Frame 1 (no input): blank canvas, image omitted
Frame 60 (no input): blank canvas, image omitted
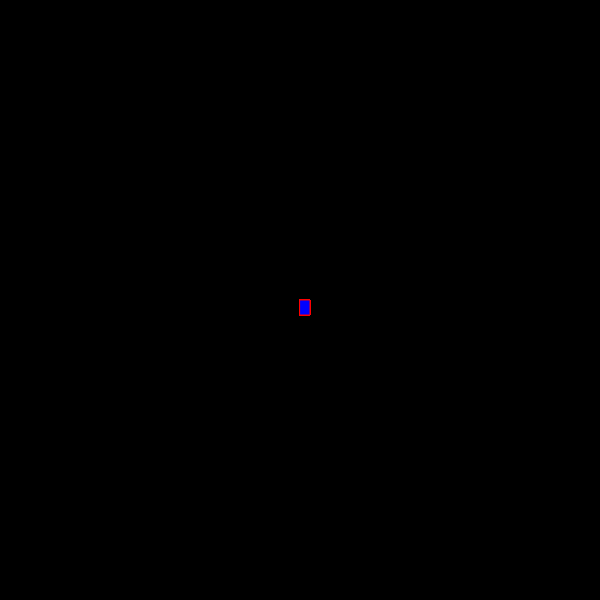
Frame 120 (the mouse pressed at the canvas centre since frame 60)

The p5.js sketch whose frames 1 and 60 were blank and that drew this single picture after the mouse press (run headless with seeded random() and noise() and a simulated clock; from frame 60 on, the mouse is pressed at the canvas centre):

// p5.js sketch
// ── sketch.js
function setup() {
    createCanvas(600, 600);
      background("black");
  }
  
  function draw() {
  
    stroke("red");
    fill("blue");
  
    // console.log(mouseIsPressed);
  
    if (mouseIsPressed) {
      rect(mouseX, mouseY, 10, 15);
    }
  
  }
